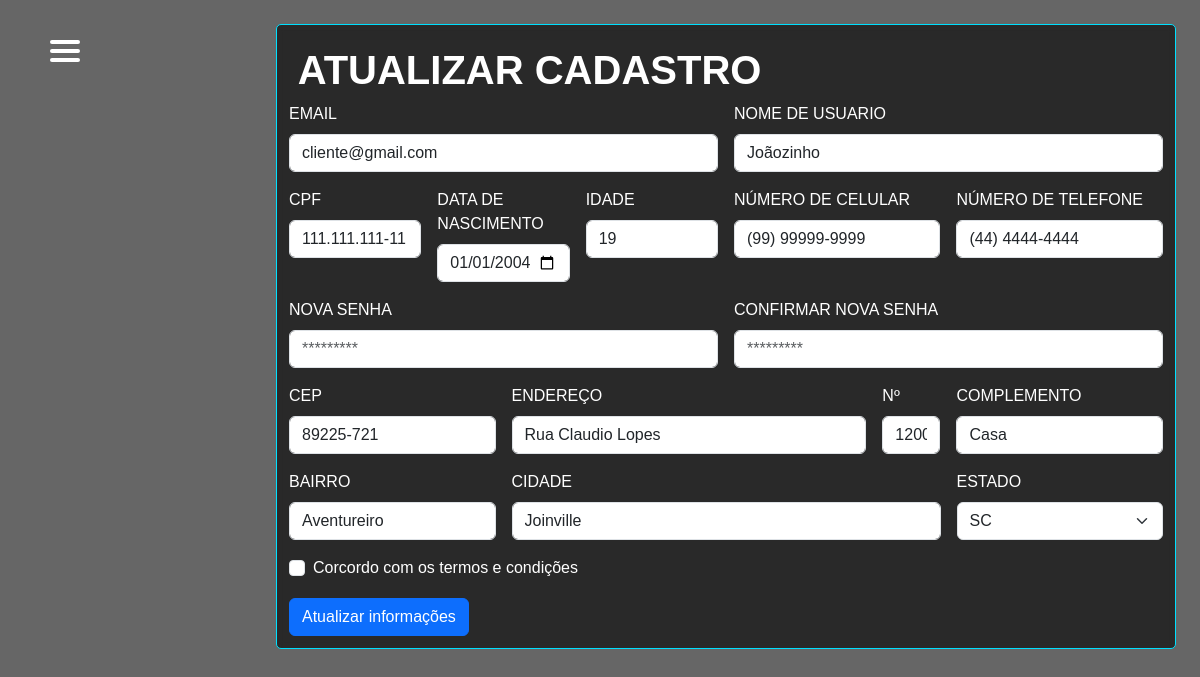
Screenshot of /view/perfil.php (signed in) with the database file from the repository.
### tables this page shows
CREATE TABLE usuarios(
id_user int NOT NULL PRIMARY KEY AUTO_INCREMENT,
cpf varchar(15),
data_nasc date,
idade int,
username varchar(100),
email varchar(150),
pass_key varchar(200),
cellphone varchar(15),
telephone varchar(15),
address varchar(200),
number_home int (10),
complement varchar(200),
district varchar(100),
city varchar(100),
state varchar(2),
zip varchar(10), 
data_reg datetime,
sts int);

### view/perfil.php (the view, shortened to what this page needs)
<?php
require_once 'header.php';
require_once '../config/conexao.php';
$username = $_SESSION['username'];
$sql = "SELECT * FROM usuarios
WHERE username = '" . $username . "' ";
$result = mysqli_query($conn, $sql);
$dados_user = mysqli_fetch_array($result);
?>
<div class="container-detail">
  <h1 class='title'>ATUALIZAR CADASTRO</h1>
  <form class="row g-3 needs-validation" action="../config/update_dados.php" method="POST" novalidate>
    <div class="col-md-6">
      <label for="inputEmail" class="form-label">EMAIL</label>
      <input type="text" class="form-control" id="inputEmail" name="inputEmail" value="<?php echo $dados_user[5]; ?>" required>
    </div>
    <div class="col-md-6">
      <label for="inputUser" class="form-label">NOME DE USUARIO</label>
      <input type="text" class="form-control" id="inputUser" name="inputUser" value="<?php echo $dados_user[4]; ?>" required>
    </div>
    <div class="col-md-2">
      <label for="cpf" class="form-label">CPF</label>
      <input type="text" class="form-control" id="cpf" name="cpf" value="<?php echo $dados_user[1]; ?>" placeholder="Ex: 000.000.000-00" maxlength="14" required>
    </div>
    <div class="col-md-2">
      <label for="dateN" class="form-label">DATA DE NASCIMENTO</label>
      <input type="date" class="form-control" id="dateN" name="dateN" onblur="calculaIdade()" value="<?php echo $dados_user[2]; ?>" onblur="teste()" required>
    </div>
    <div class="col-md-2">
      <label for="idade" class="form-label">IDADE</label>
      <input type="text" class="form-control" id="idade" name="idade" value="<?php echo $dados_user[3];?>" readonly>
    </div>
    <div class="col-3">
      <label for="inputCellphone" class="form-label">NÚMERO DE CELULAR</label>
      <input type="text" class="form-control" id="inputCellphone" name="inputCellphone" placeholder="(47) 9 9999-9999" maxlength="15" value="<?php echo $dados_user[7]; ?>">
    </div>
    <div class="col-3">
      <label for="inputTelephone" class="form-label">NÚMERO DE TELEFONE</label>
      <input type="text" class="form-control" id="inputTelephone" name="inputTelephone" placeholder="(47) 3333-3333" maxlength="14" value="<?php echo $dados_user[8]; ?>">
    </div>
    <div class="col-md-6">
      <label for="inputPassword4" class="form-label">NOVA SENHA</label>
      <input type="password" class="form-control" id="inputPassword" placeholder="*********" name="inputPassword">
    </div>
    <div class="col-md-6">
      <label for="inputPassword5" class="form-label">CONFIRMAR NOVA SENHA</label>
      <input type="password" class="form-control" id="inputPassworC" placeholder="*********" name="inputPasswordC">
    </div>
    <div class="col-md-3">
      <label for="inputZip" class="form-label">CEP</label>
      <input type="text" class="form-control" id="inputZip" name="inputZip" placeholder="Ex: 12345-777" maxlength="9" value="<?php echo $dados_user[15]; ?>" aria-describedby="validationServer05Feedback" required>
    </div>
    <div class="col-md-5">
      <label for="inputAddress" class="form-label">ENDEREÇO</label>
      <input type="text" class="form-control" id="inputAddress" placeholder="1234 Main St" name="inputAddress" value="<?php echo $dados_user[9]; ?>" aria-describedby="validationServer03Feedback" required>
    </div>
    <div class="col-md-1">
      <label for="inputNumber" class="form-label">Nº</label>
      <input type="text" class="form-control" id="inputNumber" placeholder=" 800" name="inputNumber" value="<?php echo $dados_user[10]; ?>" aria-describedby="validationServer03Feedback" required>
    </div>
    <div class="col-md-3">
      <label for="inputComplement" class="form-label">COMPLEMENTO</label>
      <input type="text" class="form-control" id="inputComplement" placeholder="Apartment, studio, or floor" name="inputComplement" value="<?php echo $dados_user[11]; ?>" aria-describedby="validationServer03Feedback" required>
    </div>
    <div class="col-md-3">
      <label for="inputDistrict" class="form-label">BAIRRO</label>
      <input type="text" class="form-control" id="inputDistrict" name="inputDistrict" value="<?php echo $dados_user[12]; ?>" aria-describedby="validationServer03Feedback" required>
    </div>
    <div class="col-md-6">
      <label for="inputCity" class="form-label">CIDADE</label>
      <input type="text" class="form-control" id="inputCity" name="inputCity" placeholder="Ex: São-Paulo" value="<?php echo $dados_user[13]; ?>" aria-describedby="validationServer03Feedback" required>
    </div>
    <div class="col-md-3">
      <label for="inputState" class="form-label">ESTADO</label>
      <select class="form-select" id="inputState" name="inputState" aria-describedby="validationServer04Feedback" required>
        <?php
        if ($dados_user[14]) {
          echo '<option value="">' . $dados_user[14] . '</option>';
        } else {
          echo '<option value="">Selecione</option>';
        }
        ?>
      </select>
    </div>
    <div class="col-12">
      <div class="form-check">
        <input class="form-check-input" type="checkbox" value="" id="invalidCheck" required>
        <label class="form-check-label" for="invalidCheck">
          Corcordo com os termos e condições
        </label>
      </div>
    </div>
    <div class="col-12">
      <button class="btn btn-primary" type="submit">Atualizar informações</button>
    </div>
  </form>
</div>
</body>
</html>

### assets/css/index.css (style rules this page uses)
* { margin: 0; padding: 0; box-sizing: border-box; }
body { background: linear-gradient(rgba(0, 0, 0, 0.6), rgba(0, 0, 0, 0.6)), url(/assets/images/lindo-carro-no-servico-de-lavagem.jpg); background-size: cover; font-family: "Avenir Next", "Avenir", sans-serif; }
.title { font-weight: bold; margin: 1%; }
.container-detail { display: flex; flex-wrap: wrap; background-color: #8b8b8b; width: 75%; height: auto; padding: 1%; margin: 2% 0 1% 23%; background-color: transparent; border: #00E0FF 1px solid; border-radius: 5px; background-color: rgba(0, 0, 0, 0.6); color: #FFFF; backdrop-filter: blur(0.2rem); }

### rows the page displays
usuarios: inputEmail "cliente@gmail.com", inputUser "Joãozinho", cpf "111.111.111-11", dateN "01/01/2004", idade "19", inputCellphone "(99) 99999-9999", inputTelephone "(44) 4444-4444", inputZip "89225-721", inputAddress "Rua Claudio Lopes", inputNumber "1200", inputComplement "Casa", inputDistrict "Aventureiro", inputCity "Joinville", inputState "SC"
